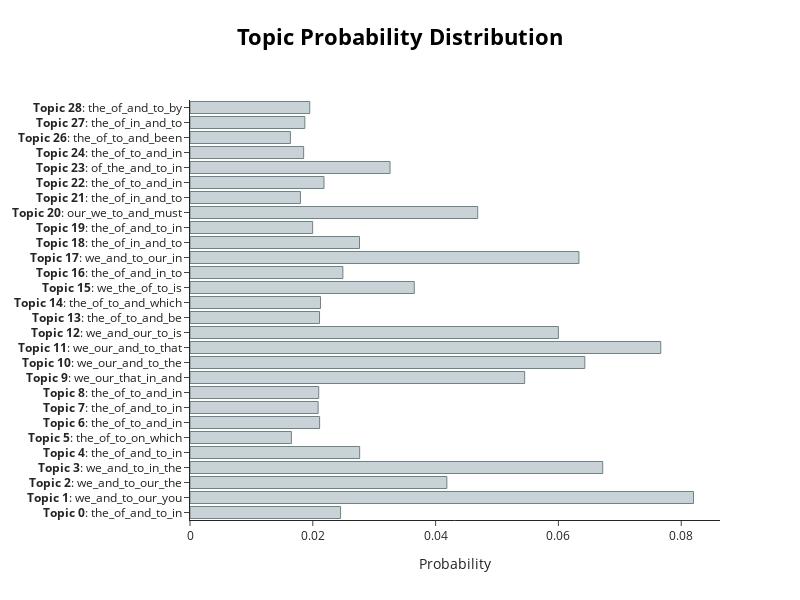

The notebook cell saved with this chart:
### Code cell
# output the topic distribution for the first speech
# hint: check out approximate_distribution() and visualize_distribution()

# distribution = topic_model.approximate_distribution(docs[0])
# distribution


topic_distribution, _ = topic_model.approximate_distribution(docs)
topic_distribution[0]

first_speech_visualization = topic_model.visualize_distribution(topic_distribution[0])
first_speech_visualization.write_html("outputs/p3_first_speech_topic_distribution.html")
first_speech_visualization

### Figure 1 — Plotly figure (JSON) as saved in the notebook; plotly's stock layout.template omitted (floating-point values rounded to 4 significant figures)
{"data": [{"marker": {"color": "#C8D2D7", "line": {"color": "#6E8484", "width": 1}}, "orientation": "h", "type": "bar", "x": [0.02452, 0.082, 0.04183, 0.06722, 0.02763, 0.01652, 0.02111, 0.02086, 0.02096, 0.0545, 0.0643, 0.07667, 0.06, 0.0211, 0.02125, 0.03653, 0.0249, 0.06334, 0.02761, 0.01997, 0.04686, 0.01799, 0.02182, 0.03258, 0.01851, 0.01635, 0.0187, 0.0195], "y": ["<b>Topic 0</b>: the_of_and_to_in", "<b>Topic 1</b>: we_and_to_our_you", "<b>Topic 2</b>: we_and_to_our_the", "<b>Topic 3</b>: we_and_to_in_the", "<b>Topic 4</b>: the_of_and_to_in", "<b>Topic 5</b>: the_of_to_on_which", "<b>Topic 6</b>: the_of_to_and_in", "<b>Topic 7</b>: the_of_and_to_in", "<b>Topic 8</b>: the_of_to_and_in", "<b>Topic 9</b>: we_our_that_in_and", "<b>Topic 10</b>: we_our_and_to_the", "<b>Topic 11</b>: we_our_and_to_that", "<b>Topic 12</b>: we_and_our_to_is", "<b>Topic 13</b>: the_of_to_and_be", "<b>Topic 14</b>: the_of_to_and_which", "<b>Topic 15</b>: we_the_of_to_is", "<b>Topic 16</b>: the_of_and_in_to", "<b>Topic 17</b>: we_and_to_our_in", "<b>Topic 18</b>: the_of_in_and_to", "<b>Topic 19</b>: the_of_and_to_in", "<b>Topic 20</b>: our_we_to_and_must", "<b>Topic 21</b>: the_of_in_and_to", "<b>Topic 22</b>: the_of_to_and_in", "<b>Topic 23</b>: of_the_and_to_in", "<b>Topic 24</b>: the_of_to_and_in", "<b>Topic 26</b>: the_of_to_and_been", "<b>Topic 27</b>: the_of_in_and_to", "<b>Topic 28</b>: the_of_and_to_by"]}], "layout": {"height": 600, "hoverlabel": {"bgcolor": "white", "font": {"family": "Rockwell", "size": 16}}, "title": {"font": {"color": "Black", "size": 22}, "text": "<b>Topic Probability Distribution</b>", "x": 0.5, "xanchor": "center", "y": 0.95, "yanchor": "top"}, "width": 800, "xaxis": {"title": {"text": "Probability"}}}}
